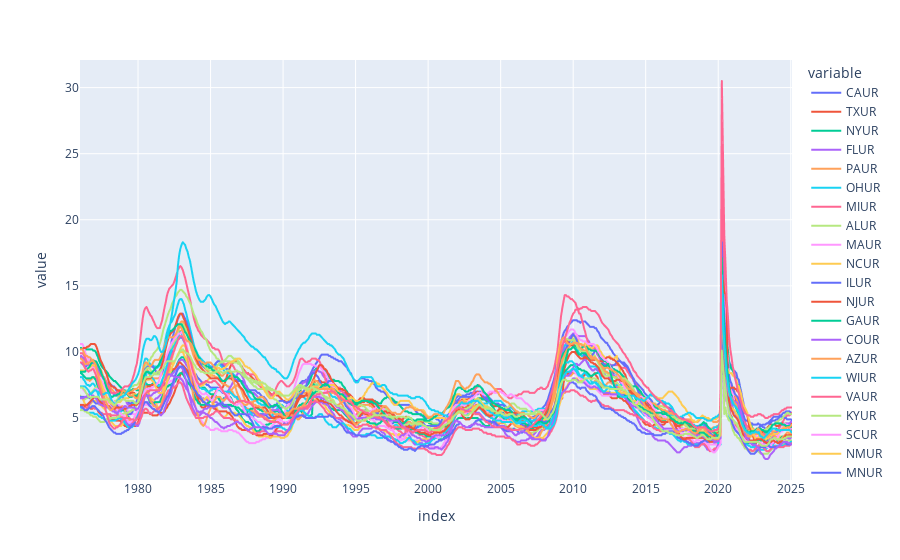

Source (notebook cell):
### Code cell
#plot ststes unemployemnt rate
px.line(uemp_states)

### Figure 1 — Plotly figure (JSON) as saved in the notebook; plotly's stock layout.template omitted (floating-point values rounded to 4 significant figures; data arrays with more than 128 entries replaced by an {"elided": "..."} marker saying what was removed)
{"data": [{"hovertemplate": "variable=CAUR<br>index=%{x}<br>value=%{y}<extra></extra>", "legendgroup": "CAUR", "line": {"color": "#636efa", "dash": "solid"}, "marker": {"symbol": "circle"}, "mode": "lines", "name": "CAUR", "showlegend": true, "type": "scattergl", "x": {"elided": "590 str values"}, "xaxis": "x", "y": {"elided": "590 float values"}, "yaxis": "y"}, {"hovertemplate": "variable=TXUR<br>index=%{x}<br>value=%{y}<extra></extra>", "legendgroup": "TXUR", "line": {"color": "#EF553B", "dash": "solid"}, "marker": {"symbol": "circle"}, "mode": "lines", "name": "TXUR", "showlegend": true, "type": "scattergl", "x": {"elided": "590 str values"}, "xaxis": "x", "y": {"elided": "590 float values"}, "yaxis": "y"}, {"hovertemplate": "variable=NYUR<br>index=%{x}<br>value=%{y}<extra></extra>", "legendgroup": "NYUR", "line": {"color": "#00cc96", "dash": "solid"}, "marker": {"symbol": "circle"}, "mode": "lines", "name": "NYUR", "showlegend": true, "type": "scattergl", "x": {"elided": "590 str values"}, "xaxis": "x", "y": {"elided": "590 float values"}, "yaxis": "y"}, {"hovertemplate": "variable=FLUR<br>index=%{x}<br>value=%{y}<extra></extra>", "legendgroup": "FLUR", "line": {"color": "#ab63fa", "dash": "solid"}, "marker": {"symbol": "circle"}, "mode": "lines", "name": "FLUR", "showlegend": true, "type": "scattergl", "x": {"elided": "590 str values"}, "xaxis": "x", "y": {"elided": "590 float values"}, "yaxis": "y"}, {"hovertemplate": "variable=PAUR<br>index=%{x}<br>value=%{y}<extra></extra>", "legendgroup": "PAUR", "line": {"color": "#FFA15A", "dash": "solid"}, "marker": {"symbol": "circle"}, "mode": "lines", "name": "PAUR", "showlegend": true, "type": "scattergl", "x": {"elided": "590 str values"}, "xaxis": "x", "y": {"elided": "590 float values"}, "yaxis": "y"}, {"hovertemplate": "variable=OHUR<br>index=%{x}<br>value=%{y}<extra></extra>", "legendgroup": "OHUR", "line": {"color": "#19d3f3", "dash": "solid"}, "marker": {"symbol": "circle"}, "mode": "lines", "name": "OHUR", "showlegend": true, "type": "scattergl", "x": {"elided": "590 str values"}, "xaxis": "x", "y": {"elided": "590 float values"}, "yaxis": "y"}, {"hovertemplate": "variable=MIUR<br>index=%{x}<br>value=%{y}<extra></extra>", "legendgroup": "MIUR", "line": {"color": "#FF6692", "dash": "solid"}, "marker": {"symbol": "circle"}, "mode": "lines", "name": "MIUR", "showlegend": true, "type": "scattergl", "x": {"elided": "590 str values"}, "xaxis": "x", "y": {"elided": "590 float values"}, "yaxis": "y"}, {"hovertemplate": "variable=ALUR<br>index=%{x}<br>value=%{y}<extra></extra>", "legendgroup": "ALUR", "line": {"color": "#B6E880", "dash": "solid"}, "marker": {"symbol": "circle"}, "mode": "lines", "name": "ALUR", "showlegend": true, "type": "scattergl", "x": {"elided": "590 str values"}, "xaxis": "x", "y": {"elided": "590 float values"}, "yaxis": "y"}, {"hovertemplate": "variable=MAUR<br>index=%{x}<br>value=%{y}<extra></extra>", "legendgroup": "MAUR", "line": {"color": "#FF97FF", "dash": "solid"}, "marker": {"symbol": "circle"}, "mode": "lines", "name": "MAUR", "showlegend": true, "type": "scattergl", "x": {"elided": "590 str values"}, "xaxis": "x", "y": {"elided": "590 float values"}, "yaxis": "y"}, {"hovertemplate": "variable=NCUR<br>index=%{x}<br>value=%{y}<extra></extra>", "legendgroup": "NCUR", "line": {"color": "#FECB52", "dash": "solid"}, "marker": {"symbol": "circle"}, "mode": "lines", "name": "NCUR", "showlegend": true, "type": "scattergl", "x": {"elided": "590 str values"}, "xaxis": "x", "y": {"elided": "590 float values"}, "yaxis": "y"}, {"hovertemplate": "variable=ILUR<br>index=%{x}<br>value=%{y}<extra></extra>", "legendgroup": "ILUR", "line": {"color": "#636efa", "dash": "solid"}, "marker": {"symbol": "circle"}, "mode": "lines", "name": "ILUR", "showlegend": true, "type": "scattergl", "x": {"elided": "590 str values"}, "xaxis": "x", "y": {"elided": "590 float values"}, "yaxis": "y"}, {"hovertemplate": "variable=NJUR<br>index=%{x}<br>value=%{y}<extra></extra>", "legendgroup": "NJUR", "line": {"color": "#EF553B", "dash": "solid"}, "marker": {"symbol": "circle"}, "mode": "lines", "name": "NJUR", "showlegend": true, "type": "scattergl", "x": {"elided": "590 str values"}, "xaxis": "x", "y": {"elided": "590 float values"}, "yaxis": "y"}, {"hovertemplate": "variable=GAUR<br>index=%{x}<br>value=%{y}<extra></extra>", "legendgroup": "GAUR", "line": {"color": "#00cc96", "dash": "solid"}, "marker": {"symbol": "circle"}, "mode": "lines", "name": "GAUR", "showlegend": true, "type": "scattergl", "x": {"elided": "590 str values"}, "xaxis": "x", "y": {"elided": "590 float values"}, "yaxis": "y"}, {"hovertemplate": "variable=COUR<br>index=%{x}<br>value=%{y}<extra></extra>", "legendgroup": "COUR", "line": {"color": "#ab63fa", "dash": "solid"}, "marker": {"symbol": "circle"}, "mode": "lines", "name": "COUR", "showlegend": true, "type": "scattergl", "x": {"elided": "590 str values"}, "xaxis": "x", "y": {"elided": "590 float values"}, "yaxis": "y"}, {"hovertemplate": "variable=AZUR<br>index=%{x}<br>value=%{y}<extra></extra>", "legendgroup": "AZUR", "line": {"color": "#FFA15A", "dash": "solid"}, "marker": {"symbol": "circle"}, "mode": "lines", "name": "AZUR", "showlegend": true, "type": "scattergl", "x": {"elided": "590 str values"}, "xaxis": "x", "y": {"elided": "590 float values"}, "yaxis": "y"}, {"hovertemplate": "variable=WIUR<br>index=%{x}<br>value=%{y}<extra></extra>", "legendgroup": "WIUR", "line": {"color": "#19d3f3", "dash": "solid"}, "marker": {"symbol": "circle"}, "mode": "lines", "name": "WIUR", "showlegend": true, "type": "scattergl", "x": {"elided": "590 str values"}, "xaxis": "x", "y": {"elided": "590 float values"}, "yaxis": "y"}, {"hovertemplate": "variable=VAUR<br>index=%{x}<br>value=%{y}<extra></extra>", "legendgroup": "VAUR", "line": {"color": "#FF6692", "dash": "solid"}, "marker": {"symbol": "circle"}, "mode": "lines", "name": "VAUR", "showlegend": true, "type": "scattergl", "x": {"elided": "590 str values"}, "xaxis": "x", "y": {"elided": "590 float values"}, "yaxis": "y"}, {"hovertemplate": "variable=KYUR<br>index=%{x}<br>value=%{y}<extra></extra>", "legendgroup": "KYUR", "line": {"color": "#B6E880", "dash": "solid"}, "marker": {"symbol": "circle"}, "mode": "lines", "name": "KYUR", "showlegend": true, "type": "scattergl", "x": {"elided": "590 str values"}, "xaxis": "x", "y": {"elided": "590 float values"}, "yaxis": "y"}, {"hovertemplate": "variable=SCUR<br>index=%{x}<br>value=%{y}<extra></extra>", "legendgroup": "SCUR", "line": {"color": "#FF97FF", "dash": "solid"}, "marker": {"symbol": "circle"}, "mode": "lines", "name": "SCUR", "showlegend": true, "type": "scattergl", "x": {"elided": "590 str values"}, "xaxis": "x", "y": {"elided": "590 float values"}, "yaxis": "y"}, {"hovertemplate": "variable=NMUR<br>index=%{x}<br>value=%{y}<extra></extra>", "legendgroup": "NMUR", "line": {"color": "#FECB52", "dash": "solid"}, "marker": {"symbol": "circle"}, "mode": "lines", "name": "NMUR", "showlegend": true, "type": "scattergl", "x": {"elided": "590 str values"}, "xaxis": "x", "y": {"elided": "590 float values"}, "yaxis": "y"}, {"hovertemplate": "variable=MNUR<br>index=%{x}<br>value=%{y}<extra></extra>", "legendgroup": "MNUR", "line": {"color": "#636efa", "dash": "solid"}, "marker": {"symbol": "circle"}, "mode": "lines", "name": "MNUR", "showlegend": true, "type": "scattergl", "x": {"elided": "590 str values"}, "xaxis": "x", "y": {"elided": "590 float values"}, "yaxis": "y"}, {"hovertemplate": "variable=TNUR<br>index=%{x}<br>value=%{y}<extra></extra>", "legendgroup": "TNUR", "line": {"color": "#EF553B", "dash": "solid"}, "marker": {"symbol": "circle"}, "mode": "lines", "name": "TNUR", "showlegend": true, "type": "scattergl", "x": {"elided": "590 str values"}, "xaxis": "x", "y": {"elided": "590 float values"}, "yaxis": "y"}, {"hovertemplate": "variable=WAUR<br>index=%{x}<br>value=%{y}<extra></extra>", "legendgroup": "WAUR", "line": {"color": "#00cc96", "dash": "solid"}, "marker": {"symbol": "circle"}, "mode": "lines", "name": "WAUR", "showlegend": true, "type": "scattergl", "x": {"elided": "590 str values"}, "xaxis": "x", "y": {"elided": "590 float values"}, "yaxis": "y"}, {"hovertemplate": "variable=MDUR<br>index=%{x}<br>value=%{y}<extra></extra>", "legendgroup": "MDUR", "line": {"color": "#ab63fa", "dash": "solid"}, "marker": {"symbol": "circle"}, "mode": "lines", "name": "MDUR", "showlegend": true, "type": "scattergl", "x": {"elided": "590 str values"}, "xaxis": "x", "y": {"elided": "590 float values"}, "yaxis": "y"}, {"hovertemplate": "variable=ORUR<br>index=%{x}<br>value=%{y}<extra></extra>", "legendgroup": "ORUR", "line": {"color": "#FFA15A", "dash": "solid"}, "marker": {"symbol": "circle"}, "mode": "lines", "name": "ORUR", "showlegend": true, "type": "scattergl", "x": {"elided": "590 str values"}, "xaxis": "x", "y": {"elided": "590 float values"}, "yaxis": "y"}, {"hovertemplate": "variable=WVUR<br>index=%{x}<br>value=%{y}<extra></extra>", "legendgroup": "WVUR", "line": {"color": "#19d3f3", "dash": "solid"}, "marker": {"symbol": "circle"}, "mode": "lines", "name": "WVUR", "showlegend": true, "type": "scattergl", "x": {"elided": "590 str values"}, "xaxis": "x", "y": {"elided": "590 float values"}, "yaxis": "y"}, {"hovertemplate": "variable=NVUR<br>index=%{x}<br>value=%{y}<extra></extra>", "legendgroup": "NVUR", "line": {"color": "#FF6692", "dash": "solid"}, "marker": {"symbol": "circle"}, "mode": "lines", "name": "NVUR", "showlegend": true, "type": "scattergl", "x": {"elided": "590 str values"}, "xaxis": "x", "y": {"elided": "590 float values"}, "yaxis": "y"}, {"hovertemplate": "variable=ARUR<br>index=%{x}<br>value=%{y}<extra></extra>", "legendgroup": "ARUR", "line": {"color": "#B6E880", "dash": "solid"}, "marker": {"symbol": "circle"}, "mode": "lines", "name": "ARUR", "showlegend": true, "type": "scattergl", "x": {"elided": "590 str values"}, "xaxis": "x", "y": {"elided": "590 float values"}, "yaxis": "y"}], "layout": {"legend": {"title": {"text": "variable"}, "tracegroupgap": 0}, "margin": {"t": 60}, "xaxis": {"anchor": "y", "domain": [0, 1], "title": {"text": "index"}}, "yaxis": {"anchor": "x", "domain": [0, 1], "title": {"text": "value"}}}}
